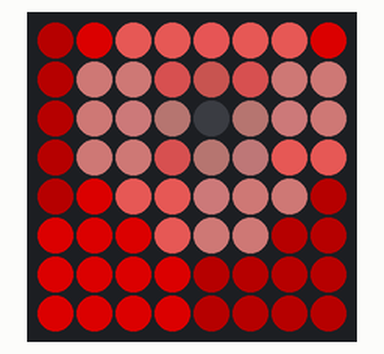
Bench run of a program on a simulated Raspberry Pi (BCM pin numbers) with a Sense HAT. Parts: the Sense HAT's 8×8 RGB LED matrix. Dim RGB values are drawn brighter than linear; what the program prints to the terminal is not drawn.

Above: at 0.19 s.
At 2.75 s:
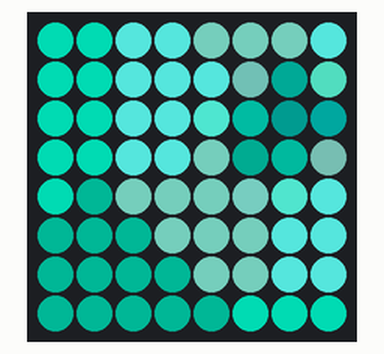
At 5.31 s:
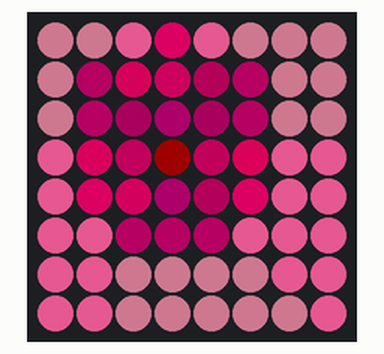
At 10.39 s:
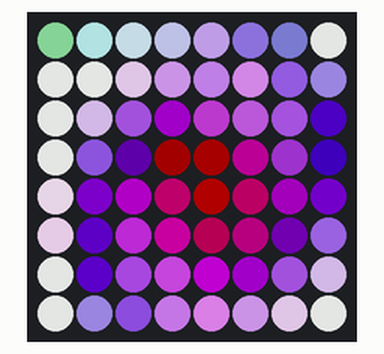
At 16.14 s:
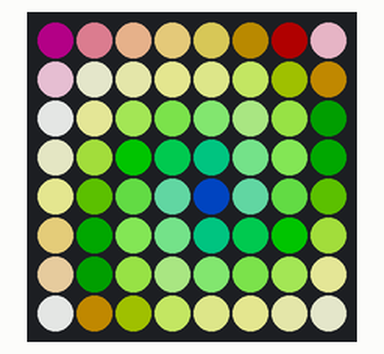
At 21.67 s:
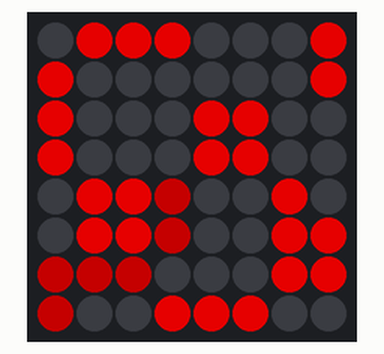

The program:

demo_sense.py
```python
#!/usr/bin/env python

import colorsys
import math
import time
import sys
import enterMod

from sense_hat import SenseHat

sense = SenseHat()
sense.set_rotation(0)
sense.low_light = False
width = 8
height = 8

print("""Demo

This pixel shading demo transitions between 4 classic graphics demo effects.

If you're using a Unicorn HAT and only half the screen lights up,
edit this example and  change 'unicorn.AUTO' to 'unicorn.HAT' below.
""")

u_width = 8
u_height = 8


# twisty swirly goodness
def swirl(x, y, step):
    x -= (u_width/2)
    y -= (u_height/2)

    dist = math.sqrt(pow(x, 2)+pow(y,2)) / 2.0
    angle = (step / 10.0) + (dist * 1.5)
    s = math.sin(angle);
    c = math.cos(angle);

    xs = x * c - y * s;
    ys = x * s + y * c;

    r = abs(xs + ys)
    r = r * 64.0
    r -= 20

    return (r, r + (s * 130), r + (c * 130))

# roto-zooming checker board
def checker(x, y, step):
    x -= (u_width/2)
    y -= (u_height/2)

    angle = (step / 10.0)
    s = math.sin(angle);
    c = math.cos(angle);

    xs = x * c - y * s;
    ys = x * s + y * c;

    xs -= math.sin(step / 200.0) * 40.0
    ys -= math.cos(step / 200.0) * 40.0

    scale = step % 20
    scale /= 20
    scale = (math.sin(step / 50.0) / 8.0) + 0.25;

    xs *= scale
    ys *= scale

    xo = abs(xs) - int(abs(xs))
    yo = abs(ys) - int(abs(ys))
    l = 0 if (math.floor(xs) + math.floor(ys)) % 2 else 1 if xo > .1 and yo > .1 else .5

    r, g, b = colorsys.hsv_to_rgb((step % 255) / 255.0, 1, l)

    return (r * 255, g * 255, b * 255)

# weeee waaaah
def blues_and_twos(x, y, step):
    x -= (u_width/2)
    y -= (u_height/2)

    xs = (math.sin((x + step) / 10.0) / 2.0) + 1.0
    ys = (math.cos((y + step) / 10.0) / 2.0) + 1.0

    scale = math.sin(step / 6.0) / 1.5
    r = math.sin((x * scale) / 1.0) + math.cos((y * scale) / 1.0)
    b = math.sin(x * scale / 2.0) + math.cos(y * scale / 2.0)
    g = r - .8
    g = 0 if g < 0 else g

    b -= r
    b /= 1.4

    return (r * 255, (b + g) * 255, g * 255)

# rainbow search spotlights
def rainbow_search(x, y, step):
    xs = math.sin((step) / 100.0) * 20.0
    ys = math.cos((step) / 100.0) * 20.0

    scale = ((math.sin(step / 60.0) + 1.0) / 5.0) + 0.2
    r = math.sin((x + xs) * scale) + math.cos((y + xs) * scale)
    g = math.sin((x + xs) * scale) + math.cos((y + ys) * scale)
    b = math.sin((x + ys) * scale) + math.cos((y + ys) * scale)

    return (r * 255, g * 255, b * 255)

# zoom tunnel
def tunnel(x, y, step):

    speed = step / 100.0
    x -= (u_width/2)
    y -= (u_height/2)

    xo = math.sin(step / 27.0) * 2
    yo = math.cos(step / 18.0) * 2

    x += xo
    y += yo

    if y == 0:
        if x < 0:
            angle = -(math.pi / 2)
        else:
            angle = (math.pi / 2)
    else:
        angle = math.atan(x / y)

    if y > 0:
        angle += math.pi

    angle /= 2 * math.pi # convert angle to 0...1 range

    shade = math.sqrt(math.pow(x, 2) + math.pow(y, 2)) / 2.1
    shade = 1 if shade > 1 else shade


    angle += speed
    depth = speed + (math.sqrt(math.pow(x, 2) + math.pow(y, 2)) / 10)

    col1 = colorsys.hsv_to_rgb((step % 255) / 255.0, 1, .8)
    col2 = colorsys.hsv_to_rgb((step % 255) / 255.0, 1, .3)


    col = col1 if int(abs(angle * 6.0)) % 2 == 0 else col2

    td = .3 if int(abs(depth * 3.0)) % 2 == 0 else 0

    col = (col[0] + td, col[1] + td, col[2] + td)

    col = (col[0] * shade, col[1] * shade, col[2] * shade)

    return (col[0] * 255, col[1] * 255, col[2] * 255)

effects = [tunnel, rainbow_search, checker, swirl]

sense.low_light = True
step = 0
#while True:
for i in range (len(effects)):
    for i in range(500):
        for y in range(u_height):
            for x in range(u_width):
                r, g, b = effects[0](x, y, step)
                if i > 400:
                    r2, g2, b2 = effects[-1](x, y, step)

                    ratio = (500.00 - i) / 100.0
                    r = r * ratio + r2 * (1.0 - ratio)
                    g = g * ratio + g2 * (1.0 - ratio)
                    b = b * ratio + b2 * (1.0 - ratio)
                r = int(max(0, min(255, r)))
                g = int(max(0, min(255, g)))
                b = int(max(0, min(255, b)))
                sense.set_pixel(x, y, r, g, b)

        step += 1

        time.sleep(0.01)

    effect = effects.pop()
    effects.insert(0, effect)

sense.clear()
```

enterMod.py
```python
#!/usr/bin/python
import sys

from evdev import InputDevice, list_devices, ecodes
from select import select

found = False;
devices = [InputDevice(fn) for fn in list_devices()]
for dev in devices:
    if dev.name == 'Raspberry Pi Sense HAT Joystick':
        found = True;
        break

if not(found):
    print('Raspberry Pi Sense HAT Joystick not found. Aborting ...')
    sys.exit()

def getKey():
    ry,w,x = select([dev.fd], [], [], 0)

    # if there is something to be read from dev
    if ry:
       for event in dev.read():
         if event.type == ecodes.EV_KEY:
            if event.value == 1:  # key down
                if event.code == ecodes.KEY_ENTER:
                    print "Touche enter"
                    return 1
	        elif event.code == ecodes.KEY_DOWN:
		    return 2
                elif event.code == ecodes.KEY_UP:
                    return 3
                elif event.code == ecodes.KEY_LEFT:
                    return 4
                elif event.code == ecodes.KEY_RIGHT:
                    return 5
    return 0
```
